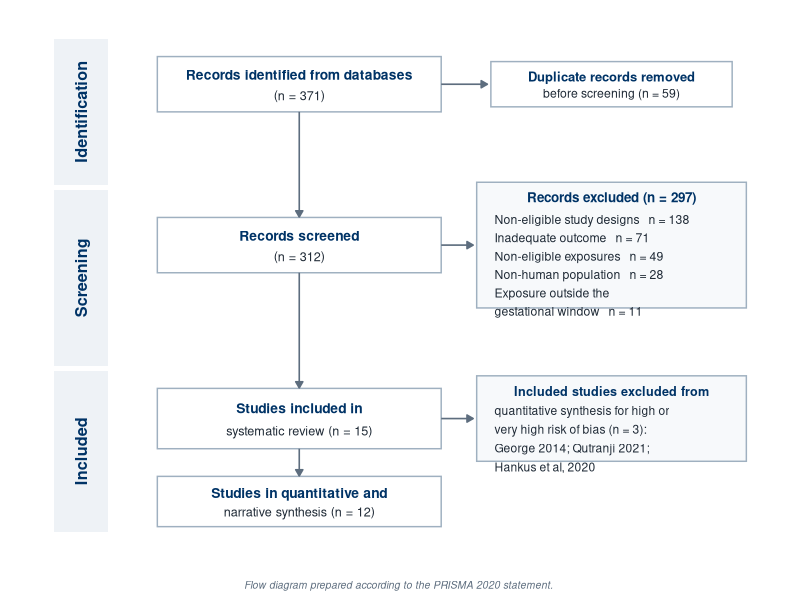
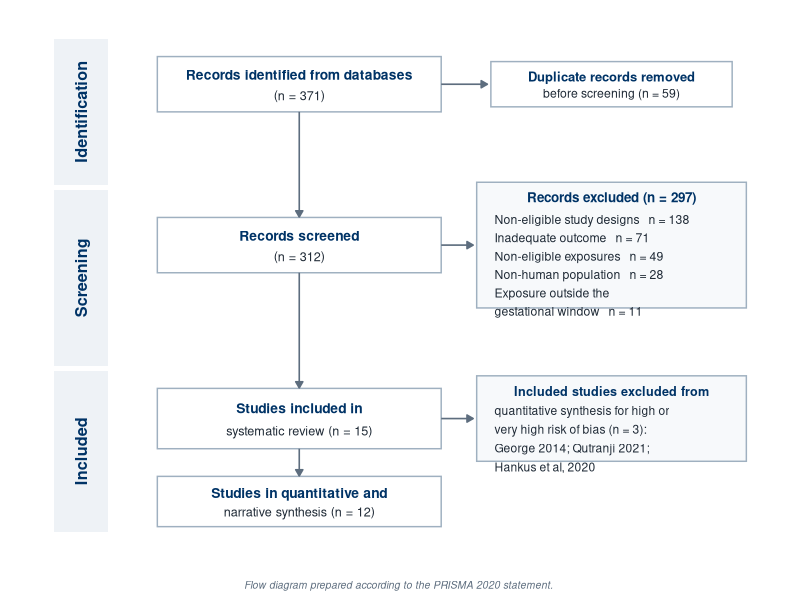

Here is the R script that generated these plots, in order:
# Figure 1 — PRISMA 2020 flow diagram
# Matches the navy figure family of the manuscript (cf. Figure2_Forest_Plots_JAMA.R).
# Counts reconciled to the Rayyan screening record (primary source):
#   371 identified -> 59 duplicates -> 312 screened -> 297 excluded -> 15 included (12 in synthesis).
# Square-cornered boxes follow the canonical PRISMA layout. To round the corners,
# add library(ggchicklet) and swap geom_rect() for geom_rrect().

suppressMessages({library(ggplot2); library(grid)})

navy <- "#003366"; ink <- "#1f2a36"; gray <- "#5d6d7e"
bdr  <- "#9fb0c0"; excl_fill <- "#f7f9fb"; band <- "#eef2f6"
FONT <- "sans"

## ---- box geometry on a 0-100 x 0-100 canvas ----
rects <- data.frame(
  id   = c("idn","dup","scr","exc","inc","ex3","syn"),
  cx   = c(36,   80,   36,   80,   36,   80,   36),
  cy   = c(90,   90,   58,   58,   23.5, 23.5, 7),
  w    = c(40,   34,   40,   38,   40,   38,   40),
  h    = c(11,   9,    11,   25,   12,   17,   10),
  fill = c("white","white","white",excl_fill,"white",excl_fill,"white"),
  stringsAsFactors = FALSE
)
rects$xmin <- rects$cx - rects$w/2; rects$xmax <- rects$cx + rects$w/2
rects$ymin <- rects$cy - rects$h/2; rects$ymax <- rects$cy + rects$h/2
g <- function(i) rects[rects$id == i, ]

bands <- data.frame(
  xmin = 1.5, xmax = 9,
  ymin = c(70, 34, 1), ymax = c(99, 69, 33),
  lab  = c("Identification","Screening","Included"),
  ly   = c(84.5, 51.5, 17)
)

p <- ggplot() +
  geom_rect(data = bands, aes(xmin = xmin, xmax = xmax, ymin = ymin, ymax = ymax),
            fill = band, color = NA) +
  geom_text(data = bands, aes(x = (xmin + xmax)/2, y = ly, label = lab),
            angle = 90, fontface = "bold", color = navy, size = 4.1, family = FONT) +
  geom_rect(data = rects, aes(xmin = xmin, xmax = xmax, ymin = ymin, ymax = ymax, fill = fill),
            color = bdr, linewidth = 0.5) +
  scale_fill_identity()

## ---- centered boxes (bold title + body line) ----
add_centered <- function(p, r, title, body, ts = 3.5, bs = 3.2) {
  p +
    annotate("text", x = r$cx, y = r$cy + 0.17 * r$h, label = title,
             fontface = "bold", color = navy, size = ts, family = FONT) +
    annotate("text", x = r$cx, y = r$cy - 0.20 * r$h, label = body,
             color = ink, size = bs, family = FONT)
}
p <- add_centered(p, g("idn"), "Records identified from databases", "(n = 371)")
p <- add_centered(p, g("dup"), "Duplicate records removed", "before screening (n = 59)", ts = 3.3, bs = 3.1)
p <- add_centered(p, g("scr"), "Records screened", "(n = 312)")
p <- add_centered(p, g("inc"), "Studies included in", "systematic review (n = 15)")
p <- add_centered(p, g("syn"), "Studies in quantitative and", "narrative synthesis (n = 12)")

## ---- exclusion boxes (centered bold header + left-aligned body) ----
exc <- g("exc")
p <- p +
  annotate("text", x = exc$cx, y = exc$ymax - 3, label = "Records excluded (n = 297)",
           fontface = "bold", color = navy, size = 3.4, family = FONT) +
  annotate("text", x = exc$xmin + 2.5, y = exc$ymax - 6.5, hjust = 0, vjust = 1,
           label = paste("Non-eligible study designs   n = 138",
                         "Inadequate outcome   n = 71",
                         "Non-eligible exposures   n = 49",
                         "Non-human population   n = 28",
                         "Exposure outside the",
                         "gestational window   n = 11", sep = "\n"),
           color = ink, size = 3.1, family = FONT, lineheight = 1.25)

ex3 <- g("ex3")
p <- p +
  annotate("text", x = ex3$cx, y = ex3$ymax - 3, label = "Included studies excluded from",
           fontface = "bold", color = navy, size = 3.2, family = FONT) +
  annotate("text", x = ex3$xmin + 2.5, y = ex3$ymax - 6.0, hjust = 0, vjust = 1,
           label = paste("quantitative synthesis for high or",
                         "very high risk of bias (n = 3):",
                         "George 2014; Qutranji 2021;",
                         "Hankus et al, 2020", sep = "\n"),
           color = ink, size = 3.05, family = FONT, lineheight = 1.3)

## ---- arrows ----
ar  <- arrow(length = unit(0.18, "cm"), type = "closed")
seg <- function(p, x, xe, y, ye)
  p + annotate("segment", x = x, xend = xe, y = y, yend = ye,
               arrow = ar, color = gray, linewidth = 0.55)
# vertical (down the main column)
p <- seg(p, 36, 36, 84.5, 63.6)   # identified  -> screened
p <- seg(p, 36, 36, 52.5, 29.6)   # screened    -> included
p <- seg(p, 36, 36, 17.5, 12.1)   # included    -> synthesis
# horizontal (out to the exclusion boxes)
p <- seg(p, 56, 62.5, 90, 90)     # identified  -> duplicates removed
p <- seg(p, 56, 60.5, 58, 58)     # screened    -> records excluded
p <- seg(p, 56, 60.5, 23.5, 23.5) # included    -> excluded from synthesis

p <- p +
  coord_cartesian(xlim = c(0, 100), ylim = c(-2, 100), clip = "off") +
  labs(caption = "Flow diagram prepared according to the PRISMA 2020 statement.") +
  theme_void() +
  theme(plot.caption = element_text(hjust = 0.5, size = 7.5, color = gray,
                                    face = "italic", family = FONT, margin = margin(t = 6)),
        plot.margin = margin(6, 8, 6, 6))

ggsave("Figure1_PRISMA_FlowDiagram.pdf", p, width = 8.8, height = 9.8, device = cairo_pdf)  # vector: preferred for line art
ggsave("Figure1_PRISMA_FlowDiagram.png", p, width = 8.8, height = 9.8, dpi = 600, bg = "white")  # 600 dpi raster (JAMA min. 350)
cat("Figure 1 rendered.\n")
